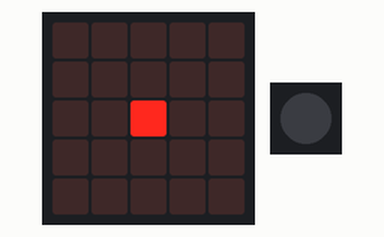
Recording of a program running on a simulated Calliope mini (MakeCode). Parts: the board's 5×5 LED display, 1 RGB LEDs in strip order, left to right.

Above: at 0.1 s.
Timing chart, 0 to 40.0 s (numbered marks = the images above):
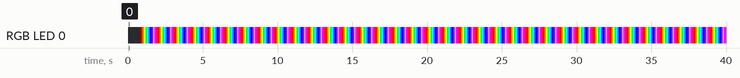

The program:

main.ts
```typescript
basic.showLeds(`
    . . . . .
    . . . . .
    . . # . .
    . . . . .
    . . . . .
    `)
basic.pause(100)
basic.showLeds(`
    . . . . .
    . . . . .
    . . . . .
    . . . . .
    . . . . .
    `)
basic.forever(function () {
    basic.setLedColor(0xff0000)
    basic.pause(100)
    basic.setLedColor(0xff8000)
    basic.pause(100)
    basic.setLedColor(0xffff00)
    basic.pause(100)
    basic.setLedColor(0x00ff00)
    basic.pause(100)
    basic.setLedColor(0x00ffff)
    basic.pause(100)
    basic.setLedColor(0x007fff)
    basic.pause(100)
    basic.setLedColor(0x0000ff)
    basic.pause(100)
    basic.setLedColor(0x7f00ff)
    basic.pause(100)
    basic.setLedColor(0xb09eff)
    basic.pause(100)
    basic.setLedColor(0xff00ff)
    basic.pause(100)
    basic.setLedColor(0xff0080)
    basic.pause(100)
})
```

test.ts
```typescript
// Hier kann man Tests durchführen; diese Datei wird nicht kompiliert, wenn dieses Paket als Erweiterung verwendet wird.
```

Measured:
- by itself, RGB LED 0: repeats every 1.1 s: RGB(255, 128, 0) 0.10 s, RGB(255, 255, 0) 0.10 s, RGB(0, 255, 0) 0.10 s, RGB(0, 255, 255) 0.10 s, RGB(0, 127, 255) 0.10 s, RGB(0, 0, 255) 0.10 s, RGB(127, 0, 255) 0.10 s, RGB(176, 158, 255) 0.10 s, RGB(255, 0, 255) 0.10 s, RGB(255, 0, 128) 0.12 s, RGB(255, 0, 0) 0.10 s
- by itself, everything shown: repeats every 1.1 s, in 11 steps
